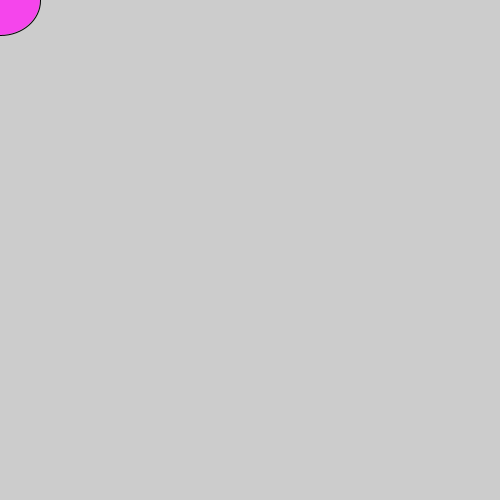
Frame 1 (no input)
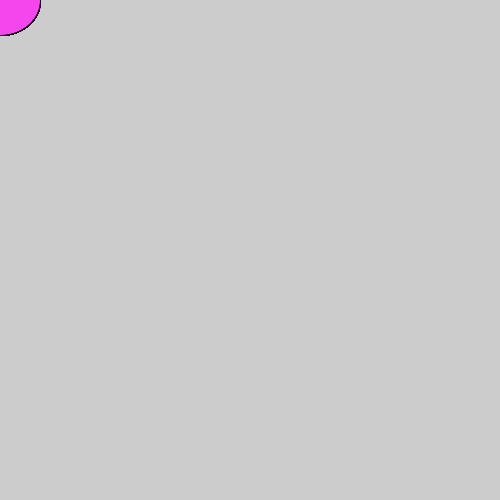
Frame 60 (the mouse pressed at the canvas centre just before this capture)
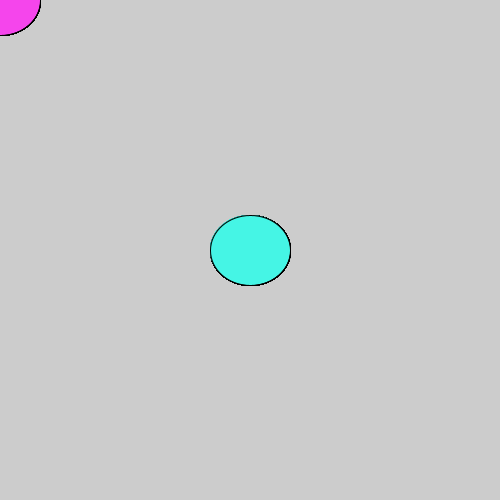
Frame 120 (the mouse held since frame 60 and released just before this capture)

The Processing sketch that drew these frames (run headless with seeded random() and noise(); from frame 60 on, the mouse is pressed at the canvas centre):

// Processing sketch: sketch_01proyecto
// ── sketch_01proyecto.pde
/** 1ºproyecto Processing
* Tutorial completo puedes ver aquí  https://processing.org/tutorials/gettingstarted
* se agregaron más funcionalidades para explicar las funciones
 */
 
void setup() {
  size(500, 500);
  //fullScreen(2);//pantalla completa 
  //background(0);//color de fondo
  //noStroke();//quita los bordes
  frameRate(30);//cuadros por segundo
}


void draw() {
  if (mousePressed) {
    fill(#45F5E5);
  } else {
    fill(#F545EC);
  }
  dibujaCirculo();
}


//función 
void dibujaCirculo(){
  ellipse(mouseX, mouseY, 80, 70);
}
